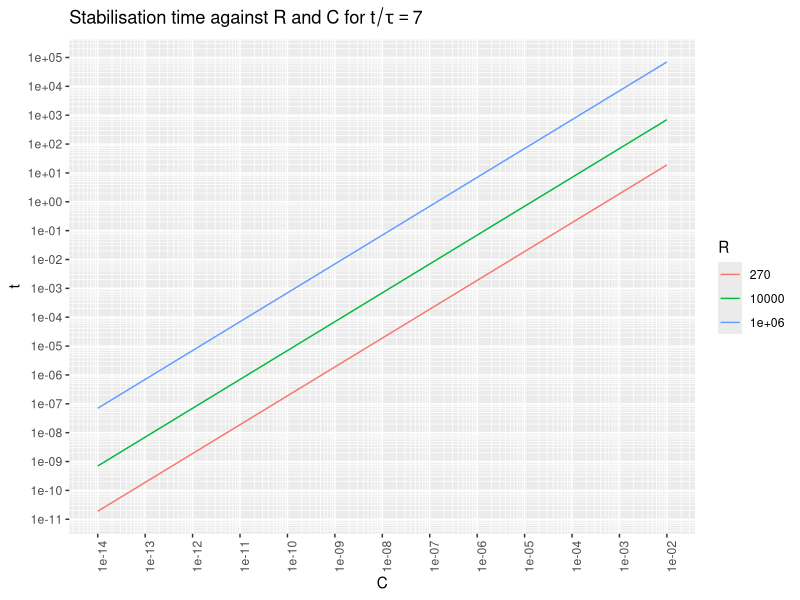
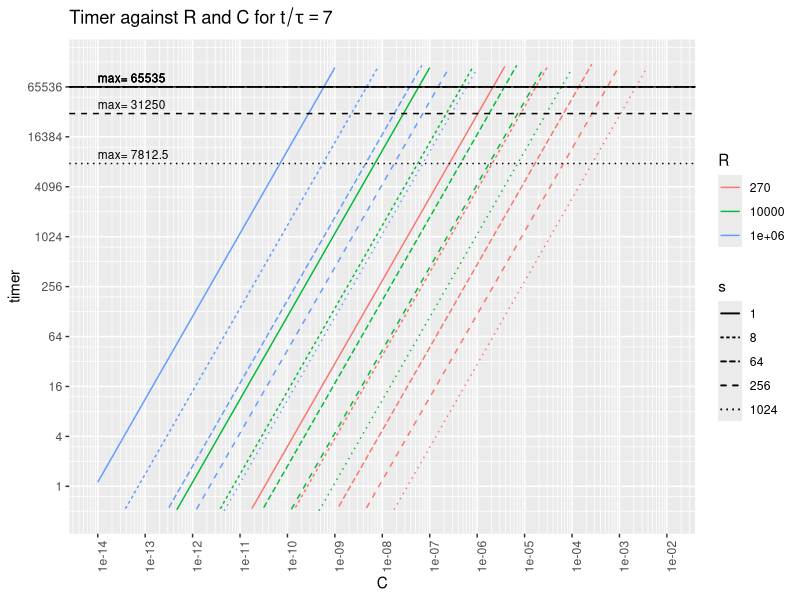

These charts were generated, in order, by the following R code:
#!/usr/bin/R -q --vanilla -f

library(ggplot2)
library(scales)


# Variable setup ###########################################################

# taus = t/RC
# t = timer*s/f

R = t(c(270, 10e3, 1e6))    # all drive resistors
colnames(R) = R
taustable = 7               # taus to stabilization
taufall = -log(1.1/5)       # taus from 5V to 1.1V
taurise = -log(1-1.1/5)     # taus from 0V to 1.1V     
f = 16e6                    # timer frequency
s = matrix(2^c(0,3,6,8,10)) # all prescaler factors
rownames(s) = s

# To choose the various scales, either we want to choose a
# minimum timer resolution and then optimize for fastest time,
# or choose a maximum time and then optimize for highest resolution.
tmax = 0.5
timermax = pmin(tmax*f/s, 2^16-1)

# Based on the max time and timer, max caps for each R and s
Cmax = (timermax*s/f/taustable) %*% (1/R)

# Based on a timer count of 1, min caps for each R and s
Cmin = (s/f/taurise) %*% (1/R)

# various E12-series capacitors over the full range
C = matrix(10^seq(-14, -2, by=1/12))
rownames(C) = C  # sprintf('%.2e', C)

# The stabilization time is two-dimensional, over C and R.
tm = taustable*C %*% R

# The stabilization timer value is three-dimensional, over C, R, and s.
timer = drop((f*tm) %o% (1/s))


# Plot utilities ###########################################################

# Adapted from https://stackoverflow.com/questions/30179442
log_breaks = function(maj, radix=10) {
  function(x) {
    minx = floor(min(logb(x, radix), na.rm=T)) - 1
    maxx = ceiling(max(logb(x, radix), na.rm=T)) + 1
    n_major = maxx - minx + 1
    major_breaks = seq(minx, maxx, by=1)
    if (maj) {
      breaks = major_breaks
    } else {
      breaks = rep(logb(1:(radix-1), radix), times=n_major) +
               rep(major_breaks, each=radix-1)
    }
    radix^breaks
  }
}
# See https://github.com/tidyverse/ggplot2/blob/master/R/scale-continuous.r#L160
scale_x_log_eng = function(..., radix=10) {
  scale_x_continuous(..., trans=log_trans(radix),
                     breaks=log_breaks(TRUE, radix),
                     minor_breaks=log_breaks(FALSE, radix))
}
scale_y_log_eng = function(..., radix=10) {
  scale_y_continuous(..., trans=log_trans(radix),
                     breaks=log_breaks(TRUE, radix),
                     minor_breaks=log_breaks(FALSE, radix))
}


# Plotting #################################################################

tm_df = as.data.frame.table(tm)
colnames(tm_df) = c('C', 'R', 't')
tm_df$C = as.numeric(levels(tm_df$C))[tm_df$C]
ggplot(tm_df, aes(x=C, y=t, colour=R, group=R)) +
   ggtitle(bquote(paste('Stabilisation time against R and C for ',
                        t/tau == .(taustable)))) +
   geom_line() +
   scale_x_log_eng() + scale_y_log_eng() +
   theme(axis.text.x=element_text(angle=90))


tmr_df = as.data.frame.table(timer)
colnames(tmr_df) = c('C', 'R', 's', 'timer')
tmr_df$C = as.numeric(levels(tmr_df$C))[tmr_df$C]

maxdf = data.frame(timer=timermax, s=factor(s))
maxnames = data.frame(C=1e-14, s=factor(s), timer=timermax)

ggplot(data=tmr_df, aes(x=C, y=timer, linetype=s)) +
   ggtitle(bquote(paste('Timer against R and C for ',
                        t/tau == .(taustable)))) +
   geom_line(aes(colour=R, group=interaction(R,s))) +
   geom_hline(data=maxdf, aes(yintercept=timer, linetype=s, group=s)) +
   geom_text(data=maxnames, size=3,
      aes(group=s, label=paste('max=',timer),
          hjust='left', vjust=-0.5)) +
   scale_x_log_eng() +
   scale_y_log_eng(radix=4, limits=2^c(-1,17)) +
   theme(axis.text.x=element_text(angle=90))
